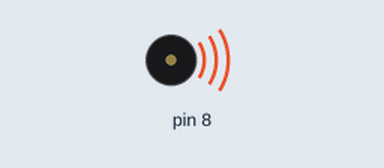
Recording of a sketch running on a simulated Arduino Uno, built with avr-gcc and run on an emulated ATmega328P. On the bench: buzzer (waves = sounding).

Above: at 0.2 s.
At 9.5 s:
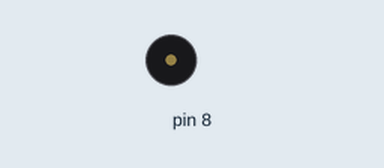
Timing chart, 0 to 13.7 s (numbered marks = the images above):
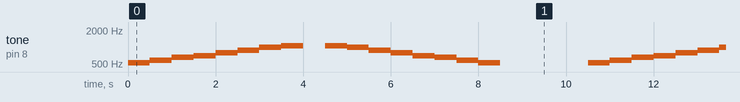

Measured:
- by itself, tone on pin 8: repeats every 10.5 s: 587 Hz 0.50 s, 659 Hz 0.50 s, 698 Hz 0.50 s, 784 Hz 0.50 s, 880 Hz 0.50 s, 988 Hz 0.50 s, 1047 Hz 0.50 s, silent 0.50 s, 1047 Hz 0.50 s, 988 Hz 0.50 s, 880 Hz 0.50 s, 784 Hz 0.50 s, 698 Hz 0.50 s, 659 Hz 0.50 s, 587 Hz 0.50 s, 523 Hz 0.50 s, silent 2.0 s, 523 Hz 0.50 s

The sketch:

passive_buzzer.ino
```cpp
#include "pitches.h"

// notes in the melody:
int melody[] = {
  NOTE_C5, NOTE_D5, NOTE_E5, NOTE_F5, NOTE_G5, NOTE_A5, NOTE_B5, NOTE_C6};
int duration = 500;  // 500 miliseconds

void setup() {

}

void loop() {
  for (int thisNote = 0; thisNote < 8; thisNote++) {
    // pin8 output the voice, every scale is 0.5 sencond
    tone(8, melody[thisNote], duration);

    // Output the voice after several minutes
    delay(500);
  }

  // restart after two seconds
  delay(500);

  for (int thisNote = 7; thisNote >= 0; thisNote--) {
    // pin8 output the voice, every scale is 0.5 sencond
    tone(8, melody[thisNote], duration);

    // Output the voice after several minutes
    delay(500);
  }

  // restart after two seconds
  delay(2000);
}
```
